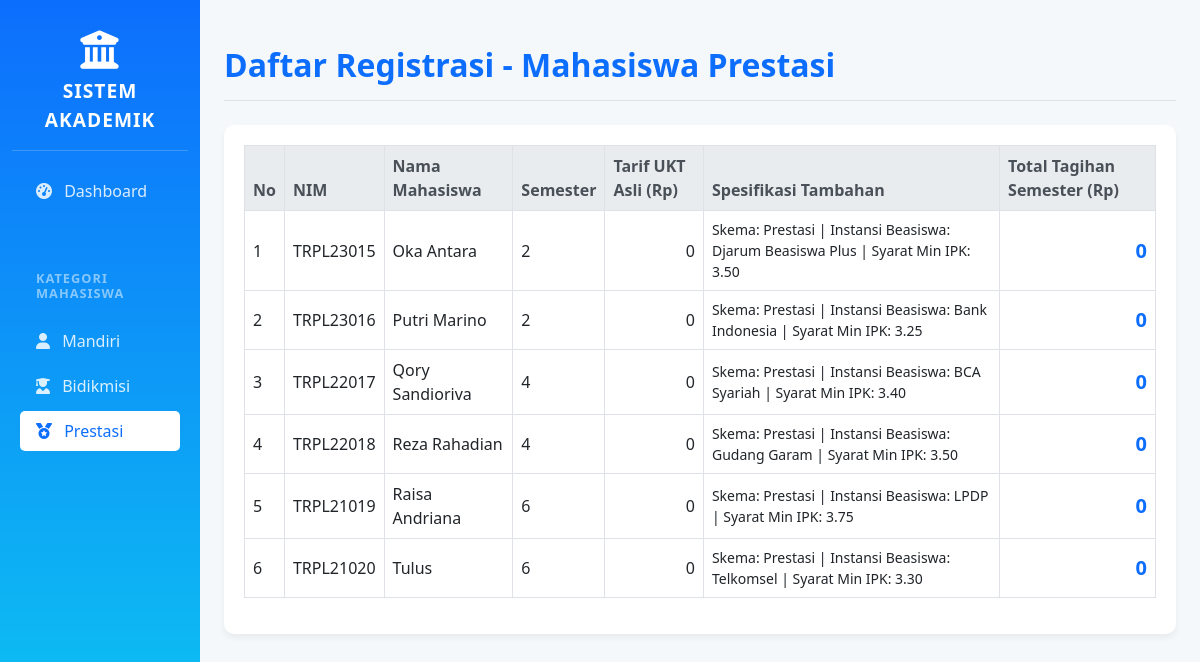
Page /?page=prestasi on the committed database.
### tables this page shows
CREATE TABLE IF NOT EXISTS tabel_mahasiswa (
    id_mahasiswa INT AUTO_INCREMENT PRIMARY KEY,
    nama_mahasiswa VARCHAR(100) NOT NULL,
    nim VARCHAR(20) NOT NULL,
    semester INT NOT NULL,
    tarif_ukt_nominal DECIMAL(12,2) NOT NULL,
    jenis_pembiayaan ENUM('Mandiri', 'Bidikmisi', 'Prestasi') NOT NULL,
    
     
    golongan_ukt INT NULL,
    nama_wali VARCHAR(100) NULL,
    nomor_kip_kuliah VARCHAR(50) NULL,
    dana_saku_subsidi DECIMAL(12,2) NULL,
    nama_instansi_beasiswa VARCHAR(100) NULL,
    minimal_ipk_syarat DECIMAL(3,2) NULL
);

### classes/MahasiswaPrestasi.php (called while the page is built, shortened)
<?php
require_once 'Mahasiswa.php';
class MahasiswaPrestasi extends Mahasiswa
{
    protected $namaInstansiBeasiswa;
    protected $minimalIpkSyarat;
    public function __construct($id_mahasiswa, $nama_mahasiswa, $nim, $semester, $tarifUktNominal, $namaInstansiBeasiswa, $minimalIpkSyarat)
    {
        $this->namaInstansiBeasiswa = $namaInstansiBeasiswa;
        $this->minimalIpkSyarat = $minimalIpkSyarat;
    }
    public function hitungTagihanSemester()
    {
        return $this->tarifUktNominal * 0.25;
    }
    public function tampilkanSpesifikasiAkademik()
    {
        return "Skema: Prestasi | Instansi Beasiswa: {$this->namaInstansiBeasiswa} | Syarat Min IPK: {$this->minimalIpkSyarat}";
    }
    public static function getMahasiswaPrestasi($conn)
    {
        $sql = "SELECT * FROM tabel_mahasiswa WHERE jenis_pembiayaan = 'Prestasi'";
        $stmt = $conn->prepare($sql);
        $stmt->execute();
        $result = $stmt->fetchAll(PDO::FETCH_ASSOC);
        $data = [];
        foreach ($result as $row) {
            $data[] = new self(
                $row['id_mahasiswa'],
                $row['nama_mahasiswa'],
                $row['nim'],
                $row['semester'],
                $row['tarif_ukt_nominal'],
                $row['nama_instansi_beasiswa'],
                $row['minimal_ipk_syarat']
            );
        }
        return $data;
    }
}

### classes/Mahasiswa.php (called while the page is built, shortened)
<?php
abstract class Mahasiswa
{
    protected $nama_mahasiswa;
    protected $nim;
    protected $semester;
    protected $tarifUktNominal;
    public function __construct($id_mahasiswa, $nama_mahasiswa, $nim, $semester, $tarifUktNominal)
    {
        $this->nama_mahasiswa  = $nama_mahasiswa;
        $this->nim             = $nim;
        $this->semester        = $semester;
        $this->tarifUktNominal = $tarifUktNominal;
    }
    public function getNamaMahasiswa()
    {
        return $this->nama_mahasiswa;
    }
    public function getNim()
    {
        return $this->nim;
    }
    public function getSemester()
    {
        return $this->semester;
    }
    public function getTarifUktNominal()
    {
        return $this->tarifUktNominal;
    }
}

### index.php (the view, shortened to what this page needs)
<?php
require_once 'classes/MahasiswaPrestasi.php';
$database = Database::getInstance();
$pdo = $database->getConnection();
$page = isset($_GET['page']) ? $_GET['page'] : 'dashboard';
$dataMandiri   = MahasiswaMandiri::getMahasiswaMandiri($pdo);
$dataBidikmisi = MahasiswaBidikmisi::getMahasiswaBidikmisi($pdo);
$dataPrestasi  = MahasiswaPrestasi::getMahasiswaPrestasi($pdo);
$jmlMandiri   = count($dataMandiri);
$jmlBidikmisi = count($dataBidikmisi);
$jmlPrestasi  = count($dataPrestasi);
$totalData    = $jmlMandiri + $jmlBidikmisi + $jmlPrestasi;
?>
<!DOCTYPE html>
<html lang="id">
<head>
    <link href="https://cdn.jsdelivr.net/npm/bootstrap@5.3.0/dist/css/bootstrap.min.css" rel="stylesheet">
    <link rel="stylesheet" href="https://cdnjs.cloudflare.com/ajax/libs/font-awesome/6.4.0/css/all.min.css">
</head>
<body>
<div class="container-fluid">
    <div class="row">
        <nav class="col-md-3 col-lg-2 d-md-block sidebar collapse">
            <div class="position-sticky pt-3">
                <div class="sidebar-heading text-center">
                    <i class="fas fa-university mb-2 fa-2x"></i><br>
                    Sistem Akademik
                </div>
                <ul class="nav flex-column px-2">
                    <li class="nav-item">
                        <a class="nav-link <?= ($page == 'dashboard') ? 'active' : '' ?>" href="?page=dashboard">
                            <i class="fas fa-tachometer-alt me-2"></i> Dashboard
                        </a>
                    </li>
                    <li class="nav-item mt-3">
                        <h6 class="sidebar-heading text-white-50 px-3 mt-4 mb-1" style="font-size: 0.8rem; border-bottom: none;">Kategori Mahasiswa</h6>
                    </li>
                    <li class="nav-item">
                        <a class="nav-link <?= ($page == 'mandiri') ? 'active' : '' ?>" href="?page=mandiri">
                            <i class="fas fa-user me-2"></i> Mandiri
                        </a>
                    </li>
                    <li class="nav-item">
                        <a class="nav-link <?= ($page == 'bidikmisi') ? 'active' : '' ?>" href="?page=bidikmisi">
                            <i class="fas fa-user-graduate me-2"></i> Bidikmisi
                        </a>
                    </li>
                    <li class="nav-item">
                        <a class="nav-link <?= ($page == 'prestasi') ? 'active' : '' ?>" href="?page=prestasi">
                            <i class="fas fa-medal me-2"></i> Prestasi
                        </a>
                    </li>
                </ul>
            </div>
        </nav>
        <main class="col-md-9 ms-sm-auto col-lg-10 px-md-4 content-area">
            <div class="d-flex justify-content-between flex-wrap flex-md-nowrap align-items-center pt-3 pb-2 mb-4 border-bottom">
                <h1 class="h2 text-primary fw-bold">
                    <?php
                    if($page == 'dashboard') echo "Dashboard Rekapitulasi Data";
                    elseif($page == 'mandiri') echo "Daftar Registrasi - Mahasiswa Mandiri";
                    elseif($page == 'bidikmisi') echo "Daftar Registrasi - Mahasiswa Bidikmisi";
                    elseif($page == 'prestasi') echo "Daftar Registrasi - Mahasiswa Prestasi";
                    ?>
                </h1>
            </div>
            <?php if($page == 'dashboard'): ?>
            <div class="row mb-5">
                <div class="col-xl-3 col-md-6 mb-4">
                    <div class="card card-custom bg-primary text-white h-100">
                        <div class="card-body">
                            <div class="d-flex justify-content-between align-items-center">
                                <div>
                                    <div class="text-white-50 small text-uppercase fw-bold">Total Mahasiswa</div>
                                    <div class="h2 mb-0 fw-bold"><?= $totalData ?></div>
                                </div>
                                <i class="fas fa-users fa-3x text-white-50"></i>
                            </div>
                        </div>
                    </div>
                </div>
                <div class="col-xl-3 col-md-6 mb-4">
                    <div class="card card-custom bg-info text-white h-100">
                        <div class="card-body">
                            <div class="d-flex justify-content-between align-items-center">
                                <div>
                                    <div class="text-white-50 small text-uppercase fw-bold">Jalur Mandiri</div>
                                    <div class="h2 mb-0 fw-bold"><?= $jmlMandiri ?></div>
                                </div>
                                <i class="fas fa-user fa-3x text-white-50"></i>
                            </div>
                        </div>
                    </div>
                </div>
                <div class="col-xl-3 col-md-6 mb-4">
                    <div class="card card-custom bg-success text-white h-100">
                        <div class="card-body">
                            <div class="d-flex justify-content-between align-items-center">
                                <div>
                                    <div class="text-white-50 small text-uppercase fw-bold">Jalur Bidikmisi</div>
                                    <div class="h2 mb-0 fw-bold"><?= $jmlBidikmisi ?></div>
                                </div>
                                <i class="fas fa-user-graduate fa-3x text-white-50"></i>
                            </div>
                        </div>
                    </div>
                </div>
                <div class="col-xl-3 col-md-6 mb-4">
                    <div class="card card-custom bg-warning text-white h-100">
                        <div class="card-body">
                            <div class="d-flex justify-content-between align-items-center">
                                <div>
                                    <div class="text-white-50 small text-uppercase fw-bold">Jalur Prestasi</div>
                                    <div class="h2 mb-0 fw-bold"><?= $jmlPrestasi ?></div>
                                </div>
                                <i class="fas fa-medal fa-3x text-white-50"></i>
                            </div>
                        </div>
                    </div>
                </div>
            </div>
            <div class="table-responsive">
                <h4 class="mb-3 text-secondary">Seluruh Data Mahasiswa</h4>
                <table class="table table-hover table-bordered align-middle">
                    <thead>
                        <tr>
                            <th>No</th>
                            <th>NIM</th>
                            <th>Nama Mahasiswa</th>
                            <th>Semester</th>
                            <th>Jalur (Polymorphism)</th>
                            <th>Spesifikasi Akademik</th>
                            <th>Total Tagihan (Rp)</th>
                        </tr>
                    </thead>
                    <tbody>
                        <?php
                        $no = 1;
                        $allData = array_merge($dataMandiri, $dataBidikmisi, $dataPrestasi);
                        foreach($allData as $mhs):
                        ?>
                        <tr>
                            <td><?= $no++ ?></td>
                            <td><?= $mhs->getNim() ?></td>
                            <td><?= $mhs->getNamaMahasiswa() ?></td>
                            <td><?= $mhs->getSemester() ?></td>
                            <td>
                                <?php
                                    if($mhs instanceof MahasiswaMandiri) echo '<span class="badge bg-info">Mandiri</span>';
                                    elseif($mhs instanceof MahasiswaBidikmisi) echo '<span class="badge bg-success">Bidikmisi</span>';
                                    elseif($mhs instanceof MahasiswaPrestasi) echo '<span class="badge bg-warning text-dark">Prestasi</span>';
                                ?>
                            </td>
                            <td class="small"><?= $mhs->tampilkanSpesifikasiAkademik() ?></td>
                            <td class="text-end fw-bold"><?= number_format($mhs->hitungTagihanSemester(), 0, ',', '.') ?></td>
                        </tr>
                        <?php endforeach; ?>
                    </tbody>
                </table>
            </div>
            <?php else:  ?>
            <div class="table-responsive">
                <table class="table table-hover table-bordered align-middle">
                    <thead>
                        <tr>
                            <th>No</th>
                            <th>NIM</th>
                            <th>Nama Mahasiswa</th>
                            <th>Semester</th>
                            <th>Tarif UKT Asli (Rp)</th>
                            <th>Spesifikasi Tambahan</th>
                            <th>Total Tagihan Semester (Rp)</th>
                        </tr>
                    </thead>
                    <tbody>
                        <?php
                        $no = 1;
                        $dataTampil = [];
                        if($page == 'mandiri') $dataTampil = $dataMandiri;
                        elseif($page == 'bidikmisi') $dataTampil = $dataBidikmisi;
                        elseif($page == 'prestasi') $dataTampil = $dataPrestasi;
                        if(count($dataTampil) > 0):
                            foreach($dataTampil as $mhs):
                        ?>
                        <tr>
                            <td><?= $no++ ?></td>
                            <td><?= $mhs->getNim() ?></td>
                            <td><?= $mhs->getNamaMahasiswa() ?></td>
                            <td><?= $mhs->getSemester() ?></td>
                            <td class="text-end"><?= number_format($mhs->getTarifUktNominal(), 0, ',', '.') ?></td>
                            <td class="small"><?= $mhs->tampilkanSpesifikasiAkademik() ?></td>
                            <td class="text-end text-primary fw-bold fs-5"><?= number_format($mhs->hitungTagihanSemester(), 0, ',', '.') ?></td>
                        </tr>
                        <?php
                            endforeach;
                        else:
                        ?>
                        <tr><td colspan="7" class="text-center text-muted">Belum ada data.</td></tr>
                        <?php endif; ?>
                    </tbody>
                </table>
            </div>
            <?php endif; ?>
        </main>
    </div>
</div>
</body>
</html>

### index.php (style rules this page uses)
body { background-color: #f4f8fb; font-family: 'Segoe UI', Tahoma, Geneva, Verdana, sans-serif; }
.sidebar { background: linear-gradient(180deg, #0d6efd 0%, #0dcaf0 100%); min-height: 100vh; color: #fff; }
.sidebar .nav-link { color: rgba(255, 255, 255, 0.85); font-weight: 500; margin-bottom: 5px; border-radius: 5px; }
.sidebar .nav-link:hover, .sidebar .nav-link.active { color: #0d6efd; background-color: #fff; }
.sidebar .sidebar-heading { font-size: 1.2rem; text-transform: uppercase; font-weight: 700; letter-spacing: 1px; padding: 15px 20px; border-bottom: 1px solid rgba(255,255,255,0.2); margin-bottom: 20px; }
.content-area { padding: 30px; }
.table-responsive { background: #fff; padding: 20px; border-radius: 10px; box-shadow: 0 4px 6px rgba(0,0,0,0.05); }
.table thead th { background-color: #e9ecef; color: #495057; font-weight: 600; }

### rows in the picture
tabel_mahasiswa: nim "TRPL23015", nama_mahasiswa "Oka Antara", semester "2", tarif_ukt_nominal "0", $mhs->tampilkanSpesifikasiAkademik() "Skema: Prestasi | Instansi Beasiswa: Djarum Beasiswa Plus | Syarat Min IPK: 3.50"
tabel_mahasiswa: nim "TRPL23016", nama_mahasiswa "Putri Marino", semester "2", tarif_ukt_nominal "0", $mhs->tampilkanSpesifikasiAkademik() "Skema: Prestasi | Instansi Beasiswa: Bank Indonesia | Syarat Min IPK: 3.25"
tabel_mahasiswa: nim "TRPL22017", nama_mahasiswa "Qory Sandioriva", semester "4", tarif_ukt_nominal "0", $mhs->tampilkanSpesifikasiAkademik() "Skema: Prestasi | Instansi Beasiswa: BCA Syariah | Syarat Min IPK: 3.40"
tabel_mahasiswa: nim "TRPL22018", nama_mahasiswa "Reza Rahadian", semester "4", tarif_ukt_nominal "0", $mhs->tampilkanSpesifikasiAkademik() "Skema: Prestasi | Instansi Beasiswa: Gudang Garam | Syarat Min IPK: 3.50"
tabel_mahasiswa: nim "TRPL21019", nama_mahasiswa "Raisa Andriana", semester "6", tarif_ukt_nominal "0", $mhs->tampilkanSpesifikasiAkademik() "Skema: Prestasi | Instansi Beasiswa: LPDP | Syarat Min IPK: 3.75"
tabel_mahasiswa: nim "TRPL21020", nama_mahasiswa "Tulus", semester "6", tarif_ukt_nominal "0", $mhs->tampilkanSpesifikasiAkademik() "Skema: Prestasi | Instansi Beasiswa: Telkomsel | Syarat Min IPK: 3.30"
